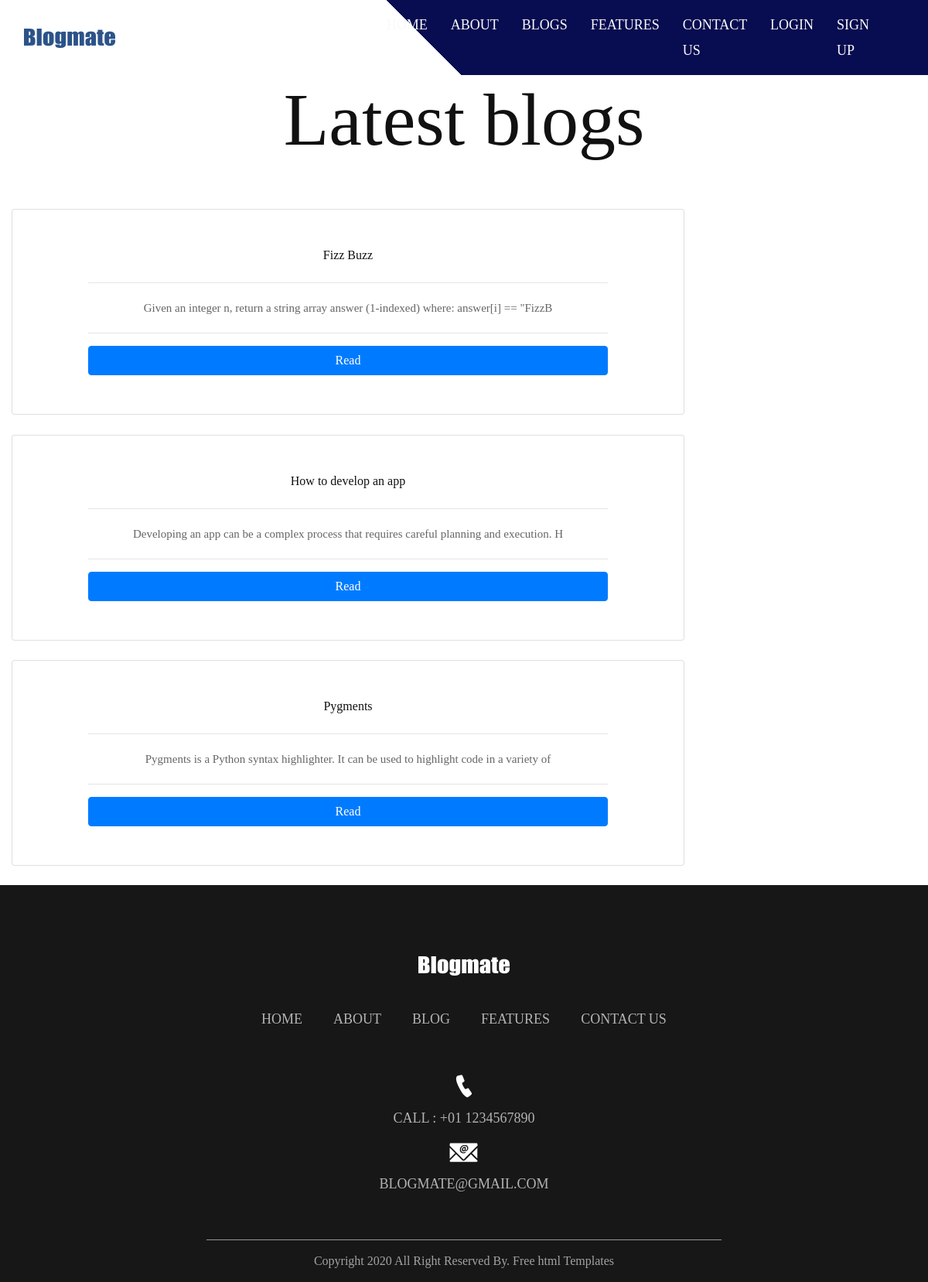
Screenshot of /blogs with the database file from the repository.
### blog/models.py (models this page shows, shortened)
class Blog(db.Model):
    id = db.Column(db.Integer(),primary_key = True)
    topic = db.Column(db.String(),nullable = False)
    placeholder = db.Column(db.String(length = 30),nullable = False)
    content = db.Column(db.String(),nullable = False)
    date = db.Column(db.String(),nullable = False)
    time = db.Column(db.String(),nullable = False)
    owner = db.Column(db.Integer(),db.ForeignKey("user.id"))

### blog/routes.py (the view)
@app.route('/blogs')
def allblogs():
    blogs = Blog.query.all()
    user = User()
    return render_template('allblogs.html', blogs = blogs, user = user)

### blog/templates/allblogs.html (shortened to what this page needs)
{% extends 'base.html' %}
{% block content %}
<section class="text-center">
    <h1 class="display-1 mb-5"><strong>Latest blogs</strong></h1>
{% for blog in blogs %}
<div class="col-9" style="align-self: center;">
<div class="card " style="padding: 30px 9%;">
  <div class="card-body">
      <h4 class="card-title">{{ blog.topic }}</h4>
      <hr>
      <p class="card-text">{{ blog.placeholder }}</p>
      <hr>
      <a name="" id="" class="btn btn-primary btn-block" href="viewblog/{{blog.id}}" role="button">Read</a>
  </div>
</div>
</div>
<br>
{% endfor %}
  </section>
{% endblock %}

### blog/static/css/style.css (style rules this page uses)
* { box-sizing: border-box !important; transition: ease all 0.5s; }
html { scroll-behavior: smooth; }
a { color: #1f1f1f; text-decoration: none !important; outline: none !important; -webkit-transition: all .3s ease-in-out; -moz-transition: all .3s ease-in-out; -ms-transition: all .3s ease-in-out; -o-transition: all .3s ease-in-out; transition: all .3s ease-in-out; }
h1, h2, h3, h4, h5, h6 { letter-spacing: 0; font-weight: normal; position: relative; padding: 0 0 10px 0; font-weight: normal; line-height: normal; color: #111111; margin: 0 }
h1 { font-size: 24px }
h4 { font-size: 16px }
*, *::after, *::before { -webkit-box-sizing: border-box; -moz-box-sizing: border-box; box-sizing: border-box; }
p { margin: 20px; font-weight: 300; font-size: 15px; line-height: 24px; }
a { color: #222222; text-decoration: none; outline: none !important; }
a, .btn { text-decoration: none !important; outline: none !important; -webkit-transition: all .3s ease-in-out; -moz-transition: all .3s ease-in-out; -ms-transition: all .3s ease-in-out; -o-transition: all .3s ease-in-out; transition: all .3s ease-in-out; }

### rows the page displays
Blog: topic "Fizz Buzz", placeholder "Given an integer n, return a string array answer (1-indexed) where: answer[i] == \"FizzB"
Blog: topic "How to develop an app", placeholder "Developing an app can be a complex process that requires careful planning and execution. H"
Blog: topic "Pygments", placeholder "Pygments is a Python syntax highlighter. It can be used to highlight code in a variety of"
